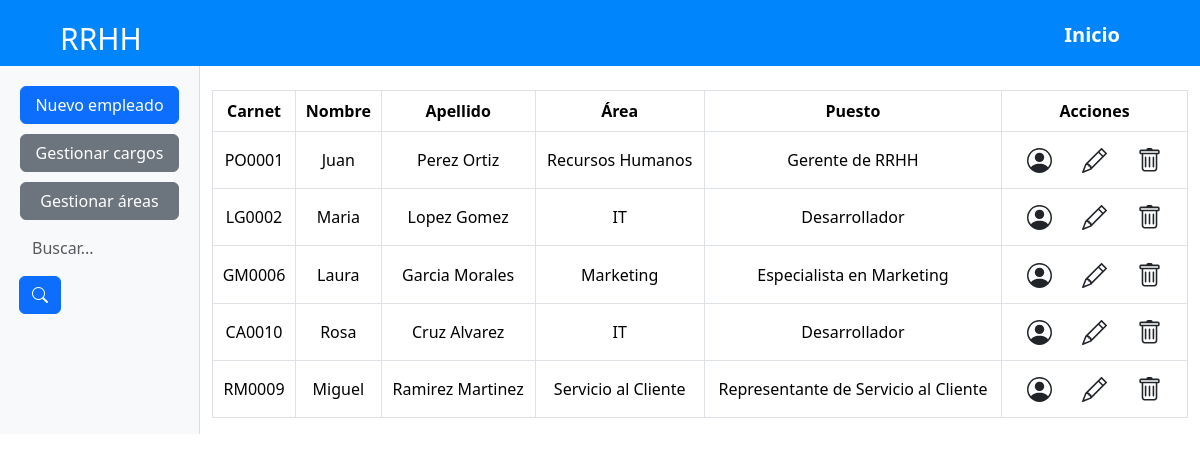
The page /rrhh/administrador/Organizacion on the database its author committed.
### RRHH/models.py (models this page shows, shortened)
class Empleado(models.Model):
    carnet = models.CharField(max_length=6, primary_key=True)
    nombres = models.CharField(max_length=50)
    apellidos = models.CharField(max_length=50)
    dui = models.CharField(max_length=9)
    area = models.ForeignKey(Area, on_delete=models.CASCADE, related_name='empleados_area', default=1)
    cargo = models.ForeignKey(Cargo, on_delete=models.CASCADE, related_name='empleados_cargo')
    departamento = models.ForeignKey('Departamento', on_delete=models.CASCADE, related_name='empleados_departamento', default=1)
    municipio = models.ForeignKey('Municipio', on_delete=models.CASCADE, related_name='empleados_municipio', default=1)
    telefono = models.CharField(max_length=8, default='0000-0000')
    sexo = [
        ('M', 'Masculino'),
        ('F', 'Femenino')
        ]
    roles = [
        ('1', 'Administrador'),
        ('2', 'Empleado')
        ]
    rol = models.CharField(max_length=1, choices=roles, default='2')
    genero = models.CharField(max_length=1, choices=sexo, default='M')
    fechanacimiento = models.DateField()
    direccion = models.TextField()
    salariobase = models.DecimalField(max_digits=10, decimal_places=2)

class Area(models.Model):
    id_area = models.AutoField(primary_key=True)
    nombre_area = models.CharField(max_length=50)
    descripcion_area = models.TextField(max_length=100)
    encargado = models.OneToOneField('Empleado', blank=True, null=True, on_delete=models.SET_NULL, related_name='area_encargada')
    def __str__(self):
        return str(self.nombre_area)

class Cargo(models.Model):
    id_cargo = models.AutoField(primary_key=True)
    area = models.ForeignKey(Area, on_delete=models.CASCADE, related_name='cargos')
    nombre_cargo = models.CharField(max_length=50)
    descripcion_cargo = models.TextField(max_length=100)
    def __str__(self):
        return f'{self.nombre_cargo}'

### RRHH/views.py (the view, shortened to what this page needs)
# urls.py: path('administrador/Organizacion',GestionarOrganizacionView,name="GestionarOrganizacionView"),
def GestionarOrganizacionView(request):
    busqueda = request.GET.get("buscar")
    empleados=Empleado.objects.all()
    page= request.GET.get('page', 1)
    try:
        paginator = Paginator(empleados, 10)
        empleados= paginator.page(page)
    except:
        raise Http404
    data = {
        'entity': empleados,
        'paginator': paginator
    }
    return render(request, "ADgestionarOrganizacion.html", data)

### RRHH/templates/ADgestionarOrganizacion.html (shortened to what this page needs)
<!DOCTYPE html>
<html lang="es">
<head>
    <link href="https://cdn.jsdelivr.net/npm/bootstrap@5.3.3/dist/css/bootstrap.min.css" rel="stylesheet">
    <link rel="stylesheet" href="https://cdn.jsdelivr.net/npm/bootstrap-icons@1.11.3/font/bootstrap-icons.min.css">
</head>
<body>
    {% extends 'navCard.html' %}
    {% block content %}
    <div class="container-fluid">
        <div class="row">
            <div class="col-md-2 sidebar">
                <a class="btn btn-primary" role="button" href="/administrador/empleado">Nuevo empleado</a>
                <a class="btn btn-secondary" role="button" href="/administrador/organizacion/cargos">Gestionar cargos</a>
                <a class="btn btn-secondary" role="button" href="/administrador/Organizacion/areas">Gestionar áreas</a>
                <form class="d-none d-sm-inline-block form-inline mr-auto ml-md-3 my-2 my-md-0 mw-100 navbar-search" method="get">
                    <div class="input-group">
                        <input type="text" class="form-control bg-light border-0 small" placeholder="Buscar..." name="buscar" value="{{ request.GET.buscar }}" style="width: 80%;">
                        <div class="input-group-append">
                        <button class="btn btn-primary" type="submit" ">
                            <i class="bi bi-search"></i>
                        </button>
                        </div>
                    </div>
                </form>
            </div>
            <div class="col-md-10">
                <div class="table-responsive text-center mt-4">
                    <table class="table table-bordered align-middle">
                        <thead class="table-header">
                            <tr>
                                <th>Carnet</th>
                                <th>Nombre</th>
                                <th>Apellido</th>
                                <th>Área</th>
                                <th>Puesto</th>
                                <th>Acciones</th>
                            </tr>
                        </thead>
                        <tbody class="table-body">
                            {% for empleado in entity %}
                            <tr>
                                <td>{{empleado.carnet}}</td>
                                <td>{{empleado.nombres}}</td>
                                <td>{{empleado.apellidos}}</td>
                                <td>{{empleado.area}}</td>
                                <td>{{empleado.cargo}}</td>
                                <td>
                                    {% if empleado.carnet %}
                                    <a class="btn" role="button" href="{% url 'Registro' empleado.carnet %}" style="background-color: white;">
                                    </a>
                                    {% endif %}
                                    <button type="button" class="btn" style="background-color: white;" >
                                    </button>
                                    {% if empleado.carnet %}
                                     <a class="btn" role="button" href="{% url 'EliminarEmpleado' empleado.carnet %}" style="background-color: white;">
                                    </a>
                                    {% endif %}
                                </td>
                            </tr>
                            {% endfor %}
                        </tbody>
                    </table>
                </div>
            </div>
        </div>
    </div>
    {% endblock %}

### RRHH/templates/ADgestionarOrganizacion.html (style rules this page uses)
html, body { height: 100%; margin: 0; }
a { color: white; text-decoration: none; }
.table-header { background-color: #0085fc; color: white; }
.table-header th { text-align: center; }
.table-body td { text-align: center; }
.sidebar { background-color: #f8f9fa; padding: 20px; border-right: 1px solid #ddd; }
.sidebar button, .sidebar input[type="text"], .sidebar a { margin-bottom: 10px; width: 100%; }

### rows shown on the page
Empleado: carnet "PO0001", nombres "Juan", apellidos "Perez Ortiz", area "Recursos Humanos", cargo "Gerente de RRHH"
Empleado: carnet "LG0002", nombres "Maria", apellidos "Lopez Gomez", area "IT", cargo "Desarrollador"
Empleado: carnet "GM0006", nombres "Laura", apellidos "Garcia Morales", area "Marketing", cargo "Especialista en Marketing"
Empleado: carnet "CA0010", nombres "Rosa", apellidos "Cruz Alvarez", area "IT", cargo "Desarrollador"
Empleado: carnet "RM0009", nombres "Miguel", apellidos "Ramirez Martinez", area "Servicio al Cliente", cargo "Representante de Servicio al Cliente"
